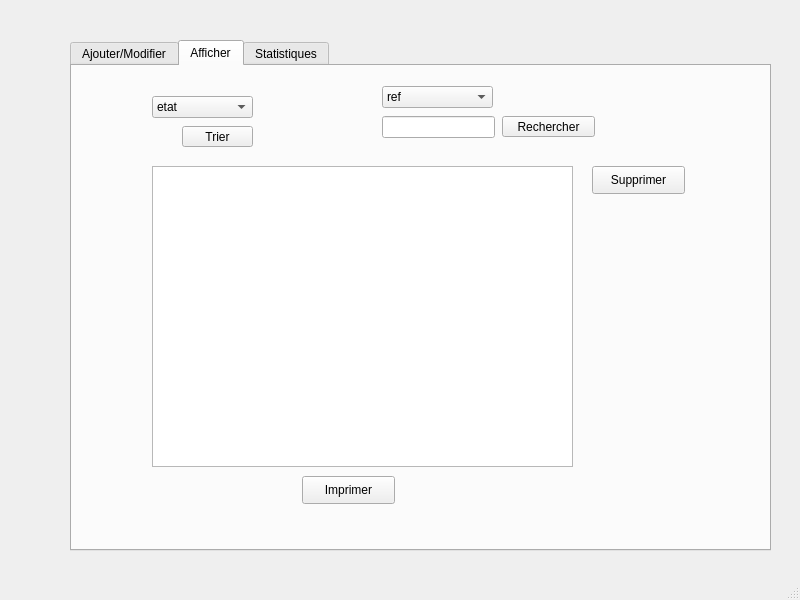
<?xml version="1.0" encoding="UTF-8"?>
<ui version="4.0">
 <class>MainWindow2</class>
 <widget class="QMainWindow" name="MainWindow2">
  <property name="geometry">
   <rect>
    <x>0</x>
    <y>0</y>
    <width>800</width>
    <height>600</height>
   </rect>
  </property>
  <property name="windowTitle">
   <string>Reparation</string>
  </property>
  <widget class="QWidget" name="centralwidget">
   <widget class="QTabWidget" name="tabWidget">
    <property name="geometry">
     <rect>
      <x>70</x>
      <y>40</y>
      <width>701</width>
      <height>511</height>
     </rect>
    </property>
    <property name="styleSheet">
     <string notr="true">*{color: rgb(0, 0, 0);}</string>
    </property>
    <property name="currentIndex">
     <number>1</number>
    </property>
    <widget class="QWidget" name="tab">
     <attribute name="title">
      <string>Ajouter/Modifier</string>
     </attribute>
     <widget class="QLineEdit" name="ref">
      <property name="geometry">
       <rect>
        <x>150</x>
        <y>50</y>
        <width>113</width>
        <height>22</height>
       </rect>
      </property>
     </widget>
     <widget class="QLineEdit" name="prix">
      <property name="geometry">
       <rect>
        <x>150</x>
        <y>160</y>
        <width>113</width>
        <height>22</height>
       </rect>
      </property>
     </widget>
     <widget class="QDateEdit" name="dateEdit">
      <property name="geometry">
       <rect>
        <x>150</x>
        <y>210</y>
        <width>110</width>
        <height>22</height>
       </rect>
      </property>
     </widget>
     <widget class="QLabel" name="label">
      <property name="geometry">
       <rect>
        <x>50</x>
        <y>50</y>
        <width>56</width>
        <height>16</height>
       </rect>
      </property>
      <property name="text">
       <string>ref</string>
      </property>
     </widget>
     <widget class="QLabel" name="label_2">
      <property name="geometry">
       <rect>
        <x>50</x>
        <y>100</y>
        <width>56</width>
        <height>16</height>
       </rect>
      </property>
      <property name="text">
       <string>etat</string>
      </property>
     </widget>
     <widget class="QLabel" name="label_3">
      <property name="geometry">
       <rect>
        <x>50</x>
        <y>160</y>
        <width>56</width>
        <height>16</height>
       </rect>
      </property>
      <property name="text">
       <string>prix</string>
      </property>
     </widget>
     <widget class="QLabel" name="label_4">
      <property name="geometry">
       <rect>
        <x>50</x>
        <y>210</y>
        <width>56</width>
        <height>16</height>
       </rect>
      </property>
      <property name="text">
       <string>date_rep</string>
      </property>
     </widget>
     <widget class="QPushButton" name="pushButton">
      <property name="geometry">
       <rect>
        <x>300</x>
        <y>300</y>
        <width>93</width>
        <height>28</height>
       </rect>
      </property>
      <property name="text">
       <string>Ajouter</string>
      </property>
     </widget>
     <widget class="QPushButton" name="pushButton_2">
      <property name="geometry">
       <rect>
        <x>300</x>
        <y>260</y>
        <width>93</width>
        <height>28</height>
       </rect>
      </property>
      <property name="text">
       <string>Modifier</string>
      </property>
     </widget>
     <widget class="QComboBox" name="comboBoxEtat">
      <property name="geometry">
       <rect>
        <x>150</x>
        <y>100</y>
        <width>111</width>
        <height>22</height>
       </rect>
      </property>
      <item>
       <property name="text">
        <string>En marche</string>
       </property>
      </item>
      <item>
       <property name="text">
        <string>En panne</string>
       </property>
      </item>
     </widget>
    </widget>
    <widget class="QWidget" name="tab_3">
     <attribute name="title">
      <string>Afficher</string>
     </attribute>
     <widget class="QTableView" name="tableRep">
      <property name="geometry">
       <rect>
        <x>80</x>
        <y>100</y>
        <width>421</width>
        <height>301</height>
       </rect>
      </property>
     </widget>
     <widget class="QLineEdit" name="Rech">
      <property name="geometry">
       <rect>
        <x>310</x>
        <y>50</y>
        <width>113</width>
        <height>22</height>
       </rect>
      </property>
     </widget>
     <widget class="QComboBox" name="comboBoxRech">
      <property name="geometry">
       <rect>
        <x>310</x>
        <y>20</y>
        <width>111</width>
        <height>22</height>
       </rect>
      </property>
      <item>
       <property name="text">
        <string>ref</string>
       </property>
      </item>
      <item>
       <property name="text">
        <string>prix</string>
       </property>
      </item>
     </widget>
     <widget class="QPushButton" name="pushButton_4">
      <property name="geometry">
       <rect>
        <x>430</x>
        <y>50</y>
        <width>93</width>
        <height>21</height>
       </rect>
      </property>
      <property name="text">
       <string>Rechercher</string>
      </property>
     </widget>
     <widget class="QComboBox" name="comboBoxTri">
      <property name="geometry">
       <rect>
        <x>80</x>
        <y>30</y>
        <width>101</width>
        <height>22</height>
       </rect>
      </property>
      <item>
       <property name="text">
        <string>etat</string>
       </property>
      </item>
      <item>
       <property name="text">
        <string>prix</string>
       </property>
      </item>
      <item>
       <property name="text">
        <string>date_rep</string>
       </property>
      </item>
     </widget>
     <widget class="QPushButton" name="pushButton_5">
      <property name="geometry">
       <rect>
        <x>110</x>
        <y>60</y>
        <width>71</width>
        <height>21</height>
       </rect>
      </property>
      <property name="text">
       <string>Trier</string>
      </property>
     </widget>
     <widget class="QPushButton" name="pushButton_6">
      <property name="geometry">
       <rect>
        <x>230</x>
        <y>410</y>
        <width>93</width>
        <height>28</height>
       </rect>
      </property>
      <property name="text">
       <string>Imprimer</string>
      </property>
     </widget>
     <widget class="QPushButton" name="pushButton_7">
      <property name="geometry">
       <rect>
        <x>520</x>
        <y>100</y>
        <width>93</width>
        <height>28</height>
       </rect>
      </property>
      <property name="text">
       <string>Supprimer</string>
      </property>
     </widget>
    </widget>
    <widget class="QWidget" name="tab_4">
     <attribute name="title">
      <string>Statistiques</string>
     </attribute>
     <widget class="QFrame" name="horizontalFrame">
      <property name="geometry">
       <rect>
        <x>40</x>
        <y>30</y>
        <width>631</width>
        <height>411</height>
       </rect>
      </property>
      <layout class="QHBoxLayout" name="horizontalLayout"/>
     </widget>
    </widget>
   </widget>
  </widget>
  <widget class="QMenuBar" name="menubar">
   <property name="geometry">
    <rect>
     <x>0</x>
     <y>0</y>
     <width>800</width>
     <height>25</height>
    </rect>
   </property>
  </widget>
  <widget class="QStatusBar" name="statusbar"/>
 </widget>
 <resources/>
 <connections/>
</ui>
